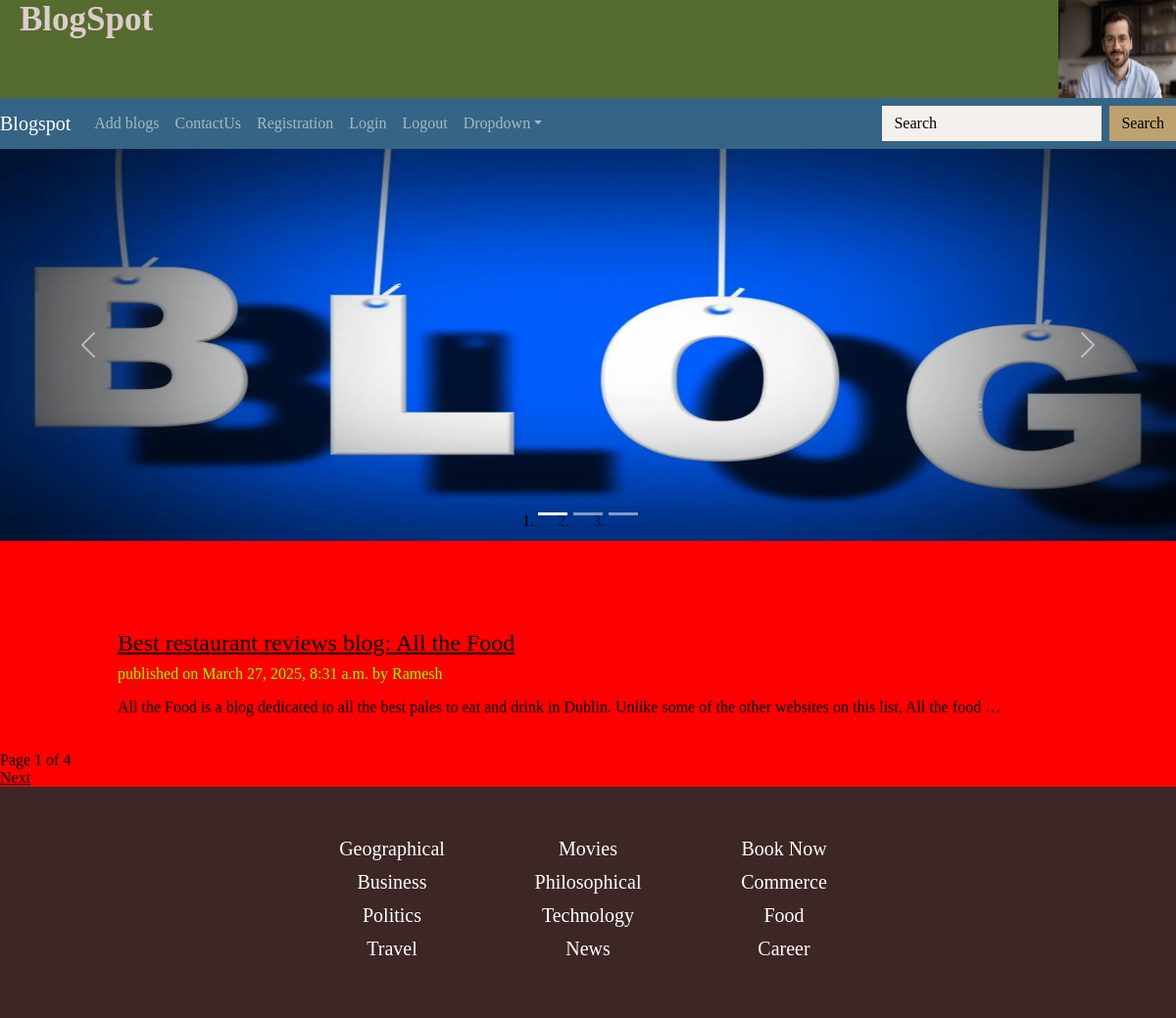
The page / on the database its author committed.
### blogApp/models.py (models this page shows, shortened)
class Post(models.Model):
    STATUS_CHOICES = (
        ('draft', 'Draft'),
        ('published', 'Published'),
    )
    title = models.CharField(max_length=256)
    slug = models.SlugField(max_length=264,unique_for_date='publish')
    author = models.ForeignKey(CustomUser, related_name='blog_posts', on_delete=models.CASCADE)
    body = models.TextField()
    publish = models.DateTimeField(default=timezone.now)
    created = models.DateTimeField(auto_now_add=True)
    updated = models.DateTimeField(auto_now=True)
    status = models.CharField(max_length=10,choices = STATUS_CHOICES,default='draft')
    objects = CustomManager()
    class Meta:
        ordering = ('publish',)
    def get_absolute_url(self):
        return reverse('blogdetail', args=[self.publish.year, self.publish.month, self.publish.day, self.slug])

class CustomUser(AbstractUser):
    address = models.TextField(blank=True, null=True)
    contact = models.CharField(max_length=15, blank=True, null=True)
    groups = models.ManyToManyField(
        Group,
        related_name="customuser_groups_set",  # Avoid conflict with auth.User.groups
        blank=True,
        help_text="The groups this user belongs to.",
        verbose_name="groups",
    )
    user_permissions = models.ManyToManyField(
        Permission,
        related_name="customuser_permissions",  # Avoid conflict with auth.User.user_permissions
        blank=True,
        help_text="Specific permissions for this user.",
        verbose_name="user permissions",
    )

### blogApp/views.py (the view)
# urls.py: path('',views.PostListView.as_view()),
class PostListView(ListView):
    model = Post
    paginate_by = 1

### blogApp/models.py (called while the page is built)
    def get_queryset(self):
        return super().get_queryset().filter()

### templates/blogApp/post_list.html
{%extends 'blogApp/base.html' %}
{% block body_block %}
{% if post_list %}
{% for val in post_list %}
    <div id="blog-list"style="padding-left:10%;margin-top:30px;padding-bottom:20px;">
        <a href="{{val.get_absolute_url}}"><h4>{{val.title}}</h4></a>
        <p id="date">published on {{val.publish}}  by {{val.author}}</p>
        <p >{{val.body|truncatewords:30|linebreaks}}</p>
    </div>
{%endfor%}
{%endif%}
{% include 'blogApp/pagination.html' with page=page_obj %}
{% endblock body_block %}

### static/css/style1.css (style rules this page uses)
#blog-list { padding-left: 5%; padding:5%; }
body { background-color: red; }
#date { color:chartreuse; }

### rows shown on the page
Post: title "Best restaurant reviews blog: All the Food", publish "March 27, 2025, 8:31 a.m.", author "Ramesh", body "All the Food is a blog dedicated to all the best pales to eat and drink in Dublin. Unlike some of the other websites on this list, All the food …"

### other values the page prints
{{ page.number }} "1"
{{ page.paginator.num_pages }} "4"
